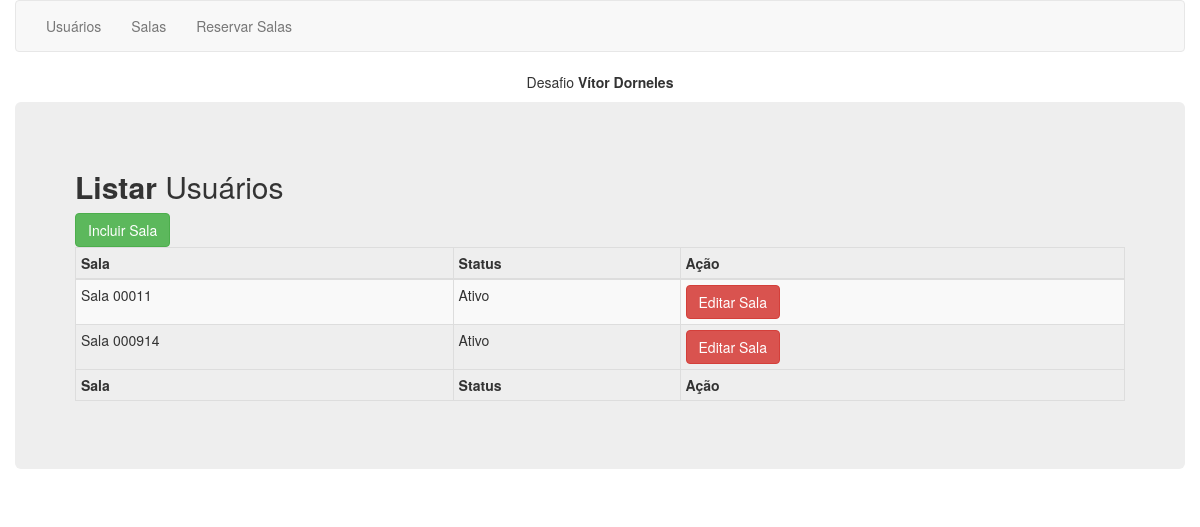
The page /View/salas_listar.php on the database its author committed.
### tables this page shows
CREATE TABLE `salas` (
  `id` int(10) unsigned NOT NULL AUTO_INCREMENT,
  `sala` varchar(86) NOT NULL,
  `status` int(11) NOT NULL,
  `data_ultima_alteracao` datetime NOT NULL,
  `user` int(11) NOT NULL,
  PRIMARY KEY (`id`)
);

### Model/Queries.php (called while the page is built, shortened)
<?php
class Queries {
    public function salas_listar() {
        $sql = "select id,sala,status from salas where status in (1) order by sala asc";
        return $sql;
    }
}

### Controller/SalasController.php (the view, shortened to what this page needs)
<?php
class SalasController {
    public function listar() {
        require '../Model/Queries.php';
        $pdo = Database::connect();
        $querie = new Queries();
        $retorno = '';
        foreach ($pdo->query($querie->salas_listar()) as $value) {
            $situation = $value['status'] == 1 ? "Ativo" : "Inativo";
            $retorno .= '<tr>';
            $retorno .= '<td>' . $value['sala'] . '</td>';
            $retorno .= '<td>' . $situation . '</td>';
            $retorno .= '<td><a href="salas.php?id=' . $value['id'] . '" class="btn btn-default btn-danger">Editar Sala</a></td>';
            $retorno .= '</tr>';
        }
        return $retorno;
    }
}

### rows shown on the page
salas: sala "Sala 00011", status "Ativo"
salas: sala "Sala 000914", status "Ativo"
